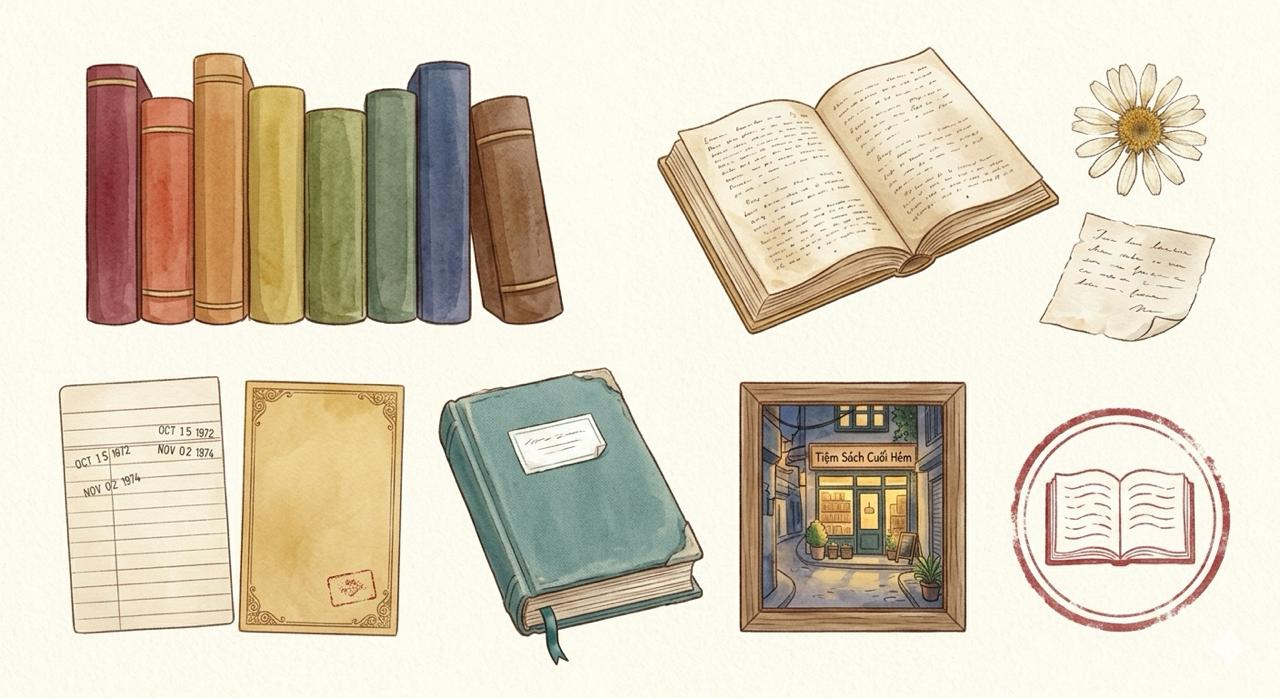
#> input picture src/vi_1127/bookshop_items3.jpg, 1280 x 698 px, found by its file name
$ python cut_bookshop5.py
#> lines starting #> are read from the running program, lines starting #| are printed output that depends on the picture; after the words box and inside, x2 and y2 are one past the last pixel; in counts of white or black regions, pixels touching at a corner belong together
# Vi 27/11 (src/vi_1127/bookshop_items3.jpg): 8 books by spine colour (shelf sorting game), borrow card plain / gold,
# grandma's pressed-flower album. (Open book, daisy, note, painting, stamp: same as bookshop_items2.jpg, see cut_bookshop4.py.)
import sys
import cv2, numpy as np
G = sys.argv[1] if len(sys.argv) > 1 else '.'
A = f'{G}/assets'
im = cv2.imread(f'{G}/src/vi_1127/bookshop_items3.jpg')
#> im is the input picture: shape (698, 1280, 3); mean B, G, R 190, 210, 219.1
g = cv2.cvtColor(im, cv2.COLOR_BGR2GRAY); hsv = cv2.cvtColor(im, cv2.COLOR_BGR2HSV)
#> after `hsv = cv2.cvtColor(im, cv2.COLOR_BGR2HSV)`: hsv: shape (698, 1280, 3); mean H, S, V 30.6, 43.7, 221
def save(name, box, thr=222, sat=40, close=7, frac=0.03, drop=None):
    x0, y0, x1, y1 = box
    fg = ((g[y0:y1, x0:x1] < thr) | (hsv[y0:y1, x0:x1, 1] > sat)).astype(np.uint8) * 255
    if drop is not None:
        yy, xx = np.mgrid[y0:y1, x0:x1]; fg[drop(xx, yy)] = 0
    m = cv2.morphologyEx(fg, cv2.MORPH_CLOSE, np.ones((close, close), np.uint8))
    cnts, _ = cv2.findContours(m, cv2.RETR_EXTERNAL, cv2.CHAIN_APPROX_SIMPLE)
    big = max(cv2.contourArea(c) for c in cnts)
    keep = np.zeros_like(m); cv2.drawContours(keep, [c for c in cnts if cv2.contourArea(c) > big * frac], -1, 255, -1)
    m = cv2.GaussianBlur(keep, (3, 3), 0)
    out = cv2.cvtColor(im[y0:y1, x0:x1], cv2.COLOR_BGR2BGRA); out[..., 3] = m
    ys, xs = np.where(m > 20); out = out[ys.min():ys.max() + 1, xs.min():xs.max() + 1]
    cv2.imwrite(f'{A}/{name}.png', out); print(name, out.shape[1], out.shape[0])
# the books stand side by side: one mask for the row, then a column slice per book
x0, y0, x1, y1 = 80, 55, 570, 330
fg = ((g[y0:y1, x0:x1] < 222) | (hsv[y0:y1, x0:x1, 1] > 40)).astype(np.uint8) * 255
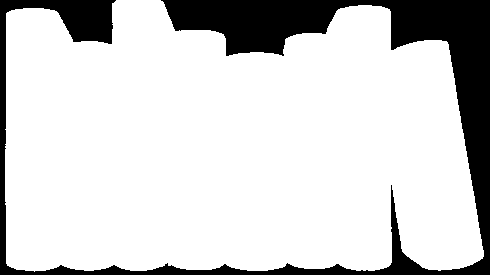
#> fg: shape (275, 490); 82.1% white; 1 black region, box (x1, y1, x2, y2) and area: (0, 0, 490, 275) 24144
fg = cv2.morphologyEx(fg, cv2.MORPH_CLOSE, np.ones((5, 5), np.uint8))
#> fg: shape (275, 490); 82.2% white; 1 black region, box (x1, y1, x2, y2) and area: (0, 0, 490, 275) 23997
COLS = [('red', 86, 139), ('orange', 142, 193), ('amber', 195, 248), ('yellow', 249, 304), ('green', 306, 364), ('sage', 366, 414), ('blue', 414, 469), ('brown', 471, 565)]
for name, a, b in COLS:
    m = fg[:, a - x0:b - x0].copy()
    n, lab, st, _ = cv2.connectedComponentsWithStats(m); k = 1 + np.argmax(st[1:, cv2.CC_STAT_AREA]); m = np.where(lab == k, 255, 0).astype(np.uint8)
    if name != 'brown':   # the dark gap behind a taller neighbour shows above the shorter book: keep from its own top down
        rows = np.where((m > 0).sum(1) > 0.7 * m.shape[1])[0]; m[:max(0, rows[0] - 5)] = 0
    m = cv2.GaussianBlur(m, (3, 3), 0)
    out = cv2.cvtColor(im[y0:y1, a:b], cv2.COLOR_BGR2BGRA); out[..., 3] = m
    ys, xs = np.where(m > 20); out = out[ys.min():ys.max() + 1, xs.min():xs.max() + 1]
    cv2.imwrite(f'{A}/book_{name}.png', out); print('book_' + name, out.shape[1], out.shape[0])
#> this loop made 8 passes
#> (n, st) on passes 1 to 7: (2, [[0, 0, 53, 275, 777], [0, 8, 53, 264, 13798]]), (2, [[0, 0, 51, 275, 2257], [0, 3, 51, 268, 11768]]), (2, [[0, 0, 53, 275, 343], [0, 0, 53, 271, 14232]]), (2, [[0, 0, 55, 275, 1977], [0, 17, 55, 253, 13148]]), (2, [[0, 0, 58, 275, 3400], [0, 49, 58, 222, 12550]]), (2, [[0, 0, 48, 275, 1894], [0, 17, 48, 252, 11306]]), (2, [[0, 0, 55, 275, 697], [0, 5, 55, 266, 14428]])
#> n on pass 8: 3
#| book_red 53 266
#| book_orange 51 236
#| book_amber 53 272
#| book_yellow 55 247
#| book_green 58 224
#| book_sage 48 242
#| book_blue 55 268
#| book_brown 94 233
save('bk_card', (55, 372, 238, 636))
#> in save, `fg = ((g[y0:y1, x0:x1] < thr) | (hsv[y0:y1, x0:x1, 1] > sat)).astype(n..`: fg: shape (264, 183); 37.1% white; 36 white regions (31 under 20 px), largest, box (x1, y1, x2, y2) and area: (3, 4, 180, 262) 17724, (124, 74, 130, 84) 42, (131, 55, 137, 65) 38, (40, 81, 46, 91) 25, (125, 55, 129, 64) 23
#> in save, `m = cv2.morphologyEx(fg, cv2.MORPH_CLOSE, np.ones((close, close), np.u..`:
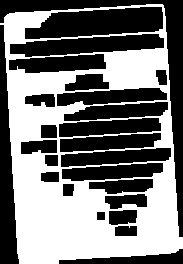
#> m: shape (264, 183); 46% white; 1 white region
#> in save, `cnts, _ = cv2.findContours(m, cv2.RETR_EXTERNAL, cv2.CHAIN_APPROX_SIMP..`: cnts = 1 contour; box (x1, y1, x2, y2) and area: (0, 4, 183, 264) 40291
#> in save, `big = max(cv2.contourArea(c) for c in cnts)`: big = 40291
#> in save, `cv2.drawContours(keep, [c for c in cnts if cv2.contourArea(c) > big * `: keep: shape (264, 183); 84.3% white; 3 black regions, box (x1, y1, x2, y2) and area: (0, 0, 183, 237) 4115, (0, 25, 19, 264) 2580, (59, 249, 183, 264) 913
#> in save, `out[..., 3] = m`:
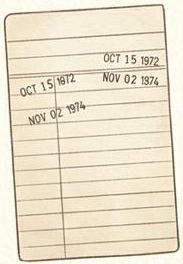
#> out: shape (264, 183, 4); mean B, G, R, A 204.2, 225.9, 235.6, 214.8
#| bk_card 183 261
save('bk_card_gold', (235, 375, 410, 640))
#> call 2 of save, with name = 'bk_card_gold', box = (235, 375, 410, 640), thr = 222, sat = 40, close = 7, frac = 0.03
#> in save (call 2), `fg = ((g[y0:y1, x0:x1] < thr) | (hsv[y0:y1, x0:x1, 1] > sat)).astype(n..`: fg: shape (265, 175); 87.6% white; 1 black region, box (x1, y1, x2, y2) and area: (0, 0, 175, 265) 5732
#> in save (call 2), `m = cv2.morphologyEx(fg, cv2.MORPH_CLOSE, np.ones((close, close), np.u..`:
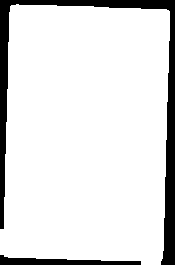
#> m: shape (265, 175); 88% white; 2 black regions
#> in save (call 2), `cnts, _ = cv2.findContours(m, cv2.RETR_EXTERNAL, cv2.CHAIN_APPROX_SIMP..`: cnts = 1 contour; box (x1, y1, x2, y2) and area: (0, 4, 170, 265) 40376
#> in save (call 2), `big = max(cv2.contourArea(c) for c in cnts)`: big = 40375.5
#> in save (call 2), `out[..., 3] = m`:
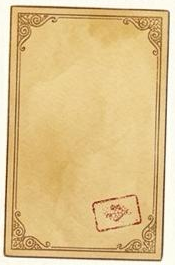
#> out: shape (265, 175, 4); mean B, G, R, A 138.8, 194.1, 222.4, 224.3
#| bk_card_gold 171 262
save('bk_album', (435, 365, 705, 670))
#> call 3 of save, with name = 'bk_album', box = (435, 365, 705, 670), thr = 222, sat = 40, close = 7, frac = 0.03
#> in save (call 3), `fg = ((g[y0:y1, x0:x1] < thr) | (hsv[y0:y1, x0:x1, 1] > sat)).astype(n..`: fg: shape (305, 270); 55.8% white; 31 black regions (28 under 20 px), largest, box (x1, y1, x2, y2) and area: (0, 0, 270, 305) 33391, (74, 49, 170, 108) 2926, (141, 8, 152, 11) 21
#> in save (call 3), `m = cv2.morphologyEx(fg, cv2.MORPH_CLOSE, np.ones((close, close), np.u..`:
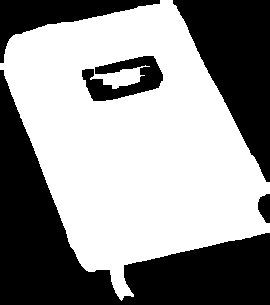
#> m: shape (305, 270); 57.3% white; 5 black regions
#> in save (call 3), `cnts, _ = cv2.findContours(m, cv2.RETR_EXTERNAL, cv2.CHAIN_APPROX_SIMP..`: cnts = 1 contour; box (x1, y1, x2, y2) and area: (0, 0, 270, 301) 48630
#> in save (call 3), `big = max(cv2.contourArea(c) for c in cnts)`: big = 48630
#> in save (call 3), `cv2.drawContours(keep, [c for c in cnts if cv2.contourArea(c) > big * `: keep: shape (305, 270); 59.6% white; 4 black regions, box (x1, y1, x2, y2) and area: (0, 70, 270, 305) 20434, (173, 0, 270, 182) 9246, (0, 0, 160, 63) 3326, (258, 194, 270, 223) 266
#> in save (call 3), `out = out[ys.min():ys.max() + 1, xs.min():xs.max() + 1]`:
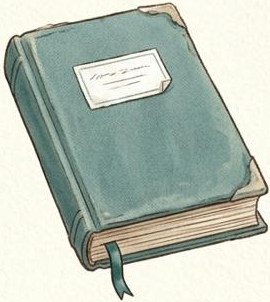
#> out: shape (302, 270, 4); mean B, G, R, A 181.9, 193.5, 183.9, 153.5
#| bk_album 270 302

$ run again, with src/vi_1127/album_pages.jpg copied over src/vi_1127/bookshop_items3.jpg
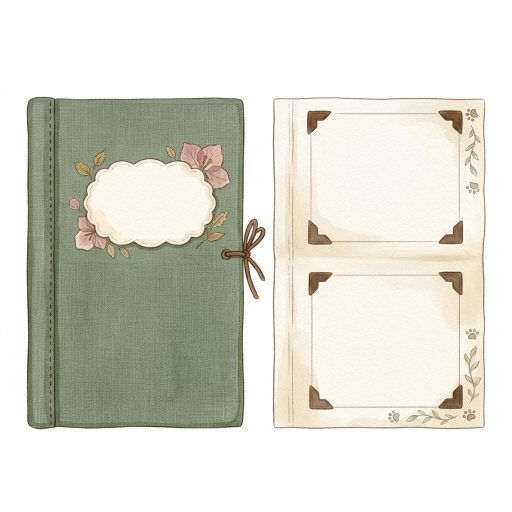
#> input picture src/vi_1127/album_pages.jpg, 1024 x 1024 px, found by its file name (shown at 1/2 size)
#> im is the input picture: shape (1024, 1024, 3); mean B, G, R 210.1, 220.9, 220.6
#> hsv: shape (1024, 1024, 3); mean H, S, V 18.2, 19.6, 223.3
#> `fg = ((g[y0:y1, x0:x1] < 222) | (hsv[y0:y1, x0:x1, 1] > 40)).astype(np..`:
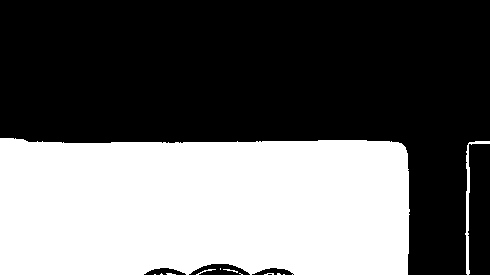
#> fg: shape (275, 490); 40.2% white; 12 white regions (8 under 20 px), largest, box (x1, y1, x2, y2) and area: (0, 138, 410, 275) 53657, (465, 141, 490, 275) 447, (196, 269, 216, 275) 29, (223, 269, 238, 273) 22
#> the loop `for name, a, b in COLS:` made 8 passes
#> (n, st) on passes 1, 2, 4, 5, 6, 7: (2, [[0, 0, 53, 142, 7450], [0, 138, 53, 137, 7125]]), (2, [[0, 0, 51, 143, 7289], [0, 142, 51, 133, 6736]]), (2, [[0, 0, 55, 275, 7987], [0, 142, 55, 133, 7138]]), (2, [[0, 0, 58, 275, 8351], [0, 141, 58, 134, 7599]]), (2, [[0, 0, 48, 275, 6771], [0, 140, 48, 135, 6429]]), (2, [[0, 0, 55, 141, 7722], [0, 140, 55, 135, 7403]])
#> (printed output is left out)
#> cnts = 1 contour; box (x1, y1, x2, y2) and area: (0, 0, 183, 264) 42830
#> big = 42829.5
#| bk_card 183 264
#> cnts = 1 contour; box (x1, y1, x2, y2) and area: (0, 71, 175, 265) 27711
#| bk_card_gold 175 195
#> cnts = 5 contours; box (x1, y1, x2, y2) and area: (0, 0, 96, 305) 19210, (122, 0, 270, 158) 8224, (182, 179, 270, 305) 1348, (142, 165, 154, 305) 856, (111, 0, 116, 305) 606
#> big = 19210.5
#> keep: shape (305, 270); 38.5% white; 5 white regions, box (x1, y1, x2, y2) and area: (0, 0, 96, 305) 19671, (122, 0, 270, 158) 8583, (182, 179, 270, 305) 1542, (142, 165, 154, 305) 1016, (111, 0, 116, 305) 913
#> in save (call 3), `out = cv2.cvtColor(im[y0:y1, x0:x1], cv2.COLOR_BGR2BGRA)`:
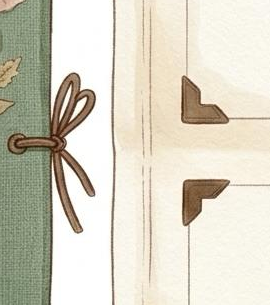
#> out: shape (305, 270, 4); mean B, G, R, A 195.6, 211.5, 215.7, 255
#| bk_album 270 305
